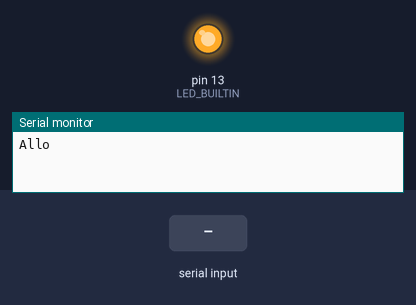
This sketch was run on a simulated Arduino Uno, built with avr-gcc and run on an emulated ATmega328P. Parts: output pins drawn as LEDs (lit = HIGH), the last lines printed to the serial monitor. Inputs (shaded band) come from the test bench.

Above: at 1.2 s.
1.3 s: "OK" received over Serial
At 4.0 s:
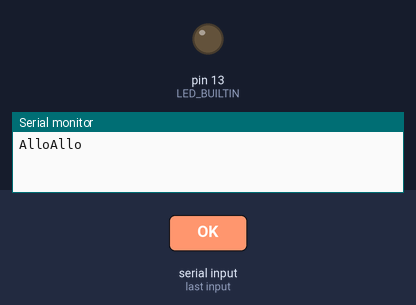
Timing chart, 0 to 5.5 s (numbered marks = the images above; inputs shaded):
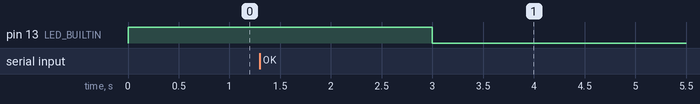

Measured:
- after the input at 1.3 s, pin 13 (LED_BUILTIN): HIGH → LOW after 1.7 s

The sketch:

Arduino_to_Esp.ino
```cpp
String text;

void setup()
{
  Serial.begin(9600); // opens serial port, sets data rate to 9600 bps
  pinMode(LED_BUILTIN, OUTPUT);
  digitalWrite(LED_BUILTIN, HIGH);

  Serial.print("Allo");
}

void loop()
{
  while(Serial.available())
  {
    text = Serial.readString();
    if(text == "OK")
    {
      Serial.print("Allo");
      digitalWrite(LED_BUILTIN, !digitalRead(LED_BUILTIN));
    }
  }
  delay(1000);
}
```
